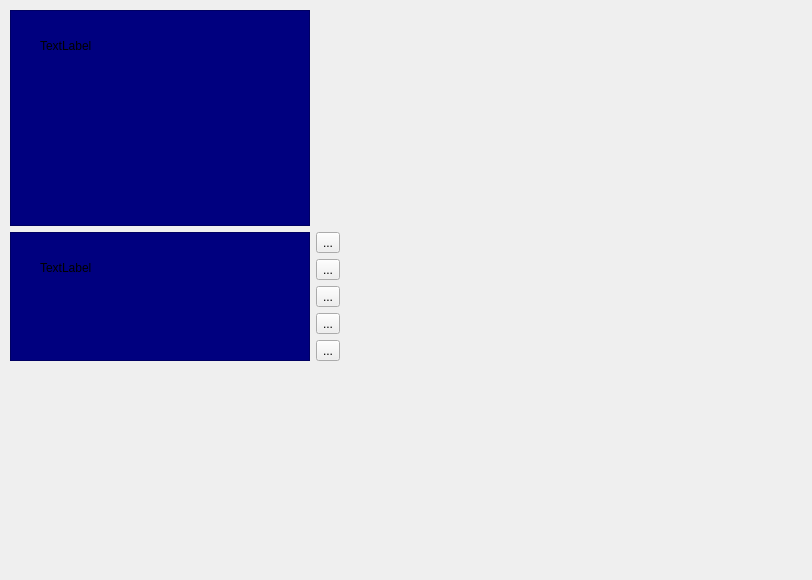
<?xml version="1.0" encoding="UTF-8"?>
<ui version="4.0">
 <class>Form</class>
 <widget class="QWidget" name="Form">
  <property name="geometry">
   <rect>
    <x>0</x>
    <y>0</y>
    <width>812</width>
    <height>580</height>
   </rect>
  </property>
  <property name="windowTitle">
   <string>Form</string>
  </property>
  <widget class="QWidget" name="">
   <property name="geometry">
    <rect>
     <x>10</x>
     <y>10</y>
     <width>411</width>
     <height>351</height>
    </rect>
   </property>
   <layout class="QGridLayout" name="gridLayout">
    <item row="0" column="0">
     <widget class="QFrame" name="frame">
      <property name="minimumSize">
       <size>
        <width>300</width>
        <height>100</height>
       </size>
      </property>
      <property name="styleSheet">
       <string notr="true">background-color: rgb(0, 0, 127);</string>
      </property>
      <property name="frameShape">
       <enum>QFrame::StyledPanel</enum>
      </property>
      <property name="frameShadow">
       <enum>QFrame::Raised</enum>
      </property>
      <widget class="QLabel" name="label">
       <property name="geometry">
        <rect>
         <x>30</x>
         <y>30</y>
         <width>54</width>
         <height>12</height>
        </rect>
       </property>
       <property name="text">
        <string>TextLabel</string>
       </property>
      </widget>
     </widget>
    </item>
    <item row="0" column="1">
     <spacer name="horizontalSpacer">
      <property name="orientation">
       <enum>Qt::Horizontal</enum>
      </property>
      <property name="sizeHint" stdset="0">
       <size>
        <width>40</width>
        <height>20</height>
       </size>
      </property>
     </spacer>
    </item>
    <item row="1" column="0" rowspan="5">
     <widget class="QFrame" name="frame_2">
      <property name="minimumSize">
       <size>
        <width>300</width>
        <height>100</height>
       </size>
      </property>
      <property name="styleSheet">
       <string notr="true">background-color: rgb(0, 0, 127);</string>
      </property>
      <property name="frameShape">
       <enum>QFrame::StyledPanel</enum>
      </property>
      <property name="frameShadow">
       <enum>QFrame::Raised</enum>
      </property>
      <widget class="QLabel" name="label_2">
       <property name="geometry">
        <rect>
         <x>30</x>
         <y>30</y>
         <width>54</width>
         <height>12</height>
        </rect>
       </property>
       <property name="text">
        <string>TextLabel</string>
       </property>
      </widget>
     </widget>
    </item>
    <item row="1" column="1">
     <widget class="QToolButton" name="toolButton_2">
      <property name="text">
       <string>...</string>
      </property>
     </widget>
    </item>
    <item row="2" column="1">
     <widget class="QToolButton" name="toolButton_8">
      <property name="text">
       <string>...</string>
      </property>
     </widget>
    </item>
    <item row="3" column="1">
     <widget class="QToolButton" name="toolButton_9">
      <property name="text">
       <string>...</string>
      </property>
     </widget>
    </item>
    <item row="4" column="1">
     <widget class="QToolButton" name="toolButton_6">
      <property name="text">
       <string>...</string>
      </property>
     </widget>
    </item>
    <item row="5" column="1">
     <widget class="QToolButton" name="toolButton_4">
      <property name="text">
       <string>...</string>
      </property>
     </widget>
    </item>
   </layout>
  </widget>
 </widget>
 <resources/>
 <connections/>
</ui>
